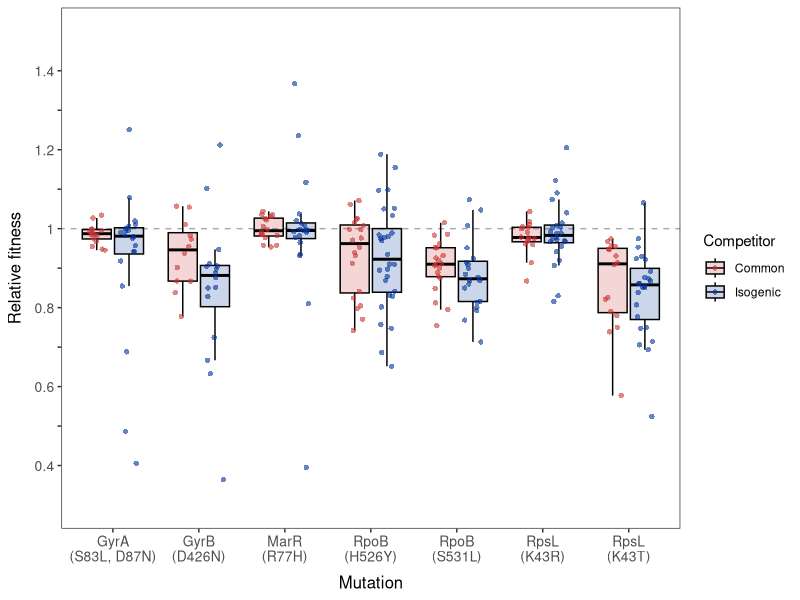
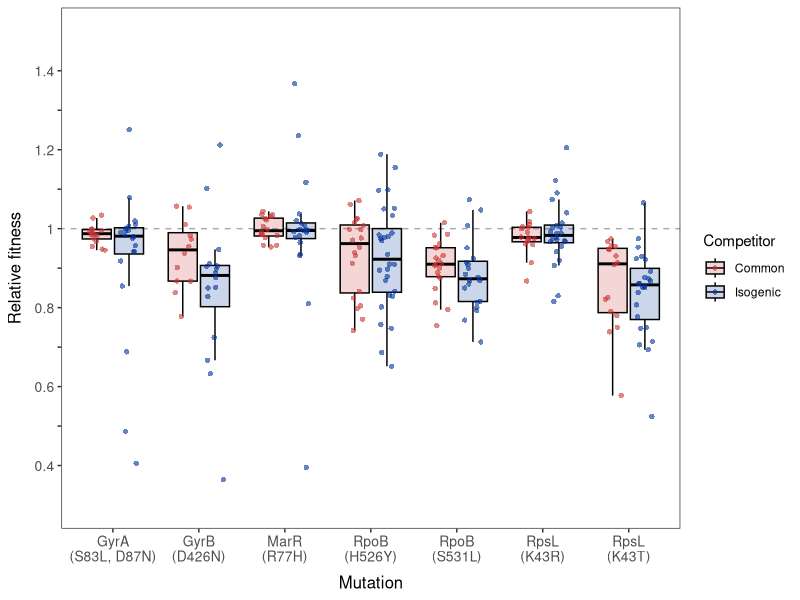

Write R code to recreate these figures, in order.
library(ggplot2)

#Import data - Fitness of each AMR mutant relative to its ancestor in 4 growth environments
#Mutants are classified by type of competitor used in the competitions (common or isogenic)
#Dataset includes mean values of four technical replicate measures
figS12data<-read.csv("FigS12-data.csv",na.strings = c("NA"),header = T,sep = ",")

#Reorder categorical variables
m<-c("none","gyrA_S83L_D87N","gyrB_D426N","marR_R77H","rpoB_H526Y","rpoB_S531L","rpsL_K43R","rpsL_K43T")
figS12data$Mutation<-factor(figS12data$Mutation,levels=m)
str(figS12data)

#Color palette
cbcolor <- c("#CC3333","#003399")
cbfill <- c("#CC3333","#003399")

#Subset data - AMR mutants only
mutonly<-subset(figS12data,Mutation!="none")

plotfigS12<-ggplot(data=mutonly,aes(x=Mutation,y=scaledfit))+
  theme_bw()+
  theme(panel.grid.major = element_blank(), panel.grid.minor = element_blank())+
  geom_abline(linewidth=0.5,linetype="dashed",color="darkgrey",aes(slope=0,intercept=1))+
  geom_boxplot(aes(fill=Marked_type),color="black",size=0.5,alpha=0.2,outlier.shape=NA)+
  geom_point(aes(color=Marked_type),pch=16,size=1.5,alpha=.6, position = position_jitterdodge(dodge.width=0.75,jitter.width=0.2))+
  coord_cartesian(ylim=c(0.3,1.5))+ #do not use +ylim() here or points used to calculate mean/se are excluded
  scale_y_continuous(breaks=c(0.4,0.5,0.6,0.7,0.8,0.9,1,1.1,1.2,1.3,1.4),
                     labels=c(0.4,'',0.6,'',0.8,'',1,'',1.2,'',1.4))+
  scale_x_discrete(labels=c("gyrA_S83L_D87N" = "GyrA\n(S83L, D87N)", "gyrB_D426N" = "GyrB\n(D426N)","marR_R77H" = "MarR\n(R77H)",
                            "rpoB_H526Y" = "RpoB\n(H526Y)", "rpoB_S531L" = "RpoB\n(S531L)",
                            "rpsL_K43R" = "RpsL\n(K43R)", "rpsL_K43T" = "RpsL\n(K43T)"))+
  scale_fill_manual(name="Competitor",values=cbfill)+
  scale_color_manual(name="Competitor",values=cbcolor)+
  theme(legend.position = "right")+
  labs(x="Mutation",y="Relative fitness")+
  theme(axis.title.x = element_text(size=12,margin = margin(t = 0.25,unit="cm")))+
  theme(axis.text.x = element_text(size=10))+
  theme(axis.title.y = element_text(size=12,margin = margin(r = 0.25,unit="cm")))+
  theme(axis.text.y = element_text(size=10))
plotfigS12

#Save as png
ggsave("FigS12-final.png", plot = plotfigS12, dpi=1200,width = 9.06, height = 5.91, units = "in",bg='white')
